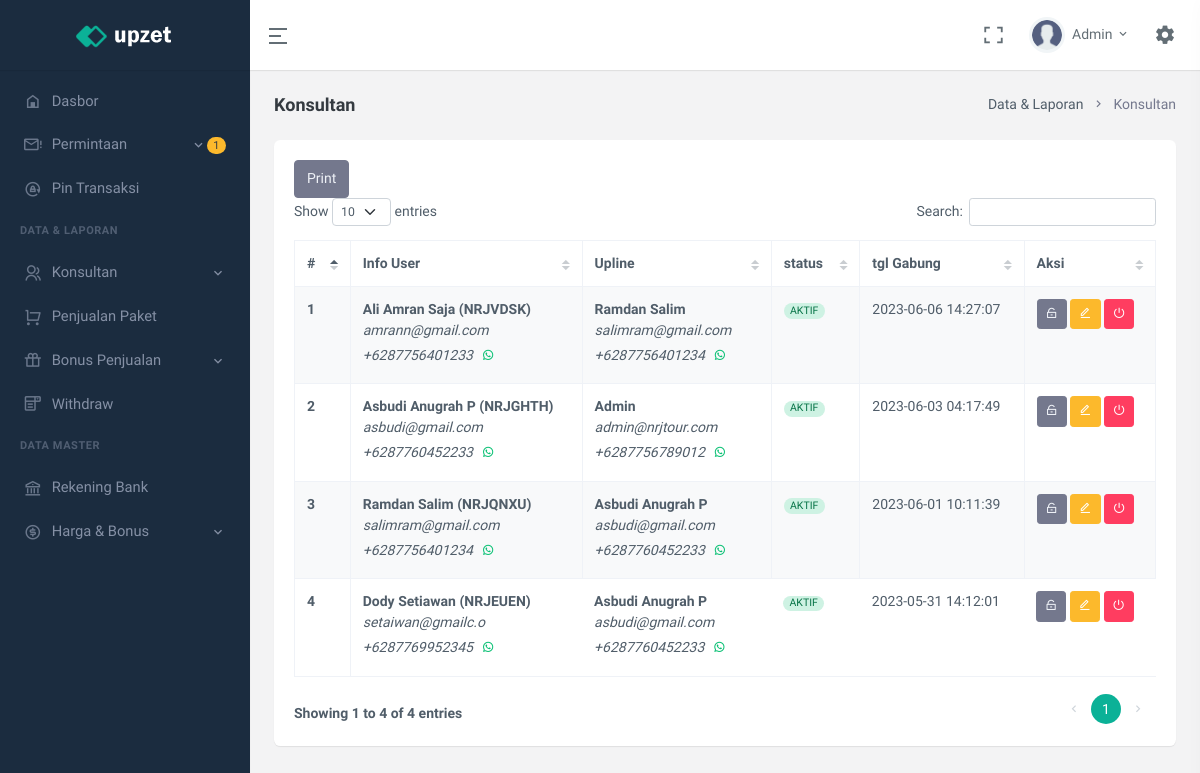
The page /data-member.php (signed in) on the database as committed earlier.
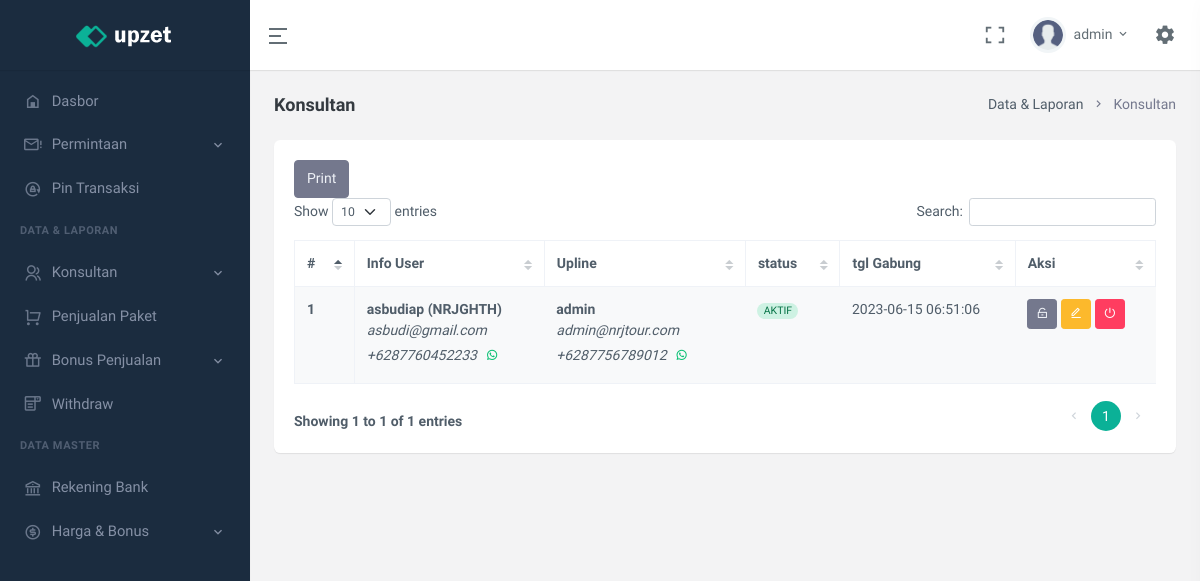
The same page on the database as committed later.
### tables this page shows
CREATE TABLE `user` (
  `id` int(11) UNSIGNED NOT NULL,
  `code_referral` varchar(7) NOT NULL,
  `email` varchar(250) NOT NULL,
  `name` varchar(25) NOT NULL,
  `no_telpn` varchar(25) NOT NULL,
  `password` text NOT NULL,
  `role_user` enum('ADMIN','OWNER','KONSULTAN') NOT NULL DEFAULT 'KONSULTAN',
  `upline` varchar(7) NOT NULL DEFAULT 'ADMIN',
  `status` enum('AKTIF','TIDAK AKTIF') NOT NULL DEFAULT 'TIDAK AKTIF',
  `join_date` datetime NOT NULL
);

### modal/ConnectionsClass.php (called while the page is built, shortened)
<?php
class ConnectionsClass{
    private $servername = "localhost";
    private $username = "root";
    private $password = "";
    private $dbname = "nrj_tour";
    protected function dbConn(){
        $connect = new mysqli($this->servername, $this->username, $this->password, $this->dbname);
        if($connect){
            return $connect;
        }
    }
    protected function dbCheck(?string $tableName = null){
        $sql = "SHOW TABLES LIKE '" . $tableName . "'";
        $exe = $this->dbConn()->query($sql);
        $result = $exe->num_rows;
        return $result;
    }
}
?>

### modal/userClass.php (called while the page is built, shortened)
<?php
class userClass extends ConnectionsClass{
    private $table_name = "user";
    public function __construct(){
        if($this->dbCheck($this->table_name) == 0){
            $sql = "CREATE TABLE " . $this->table_name . " (
                id INT(11) UNSIGNED AUTO_INCREMENT PRIMARY KEY,
                code_referral VARCHAR(7) NOT NULL UNIQUE,
                email VARCHAR(250) NOT NULL UNIQUE,
                name VARCHAR(25) NOT NULL,
                no_telpn VARCHAR(25) NOT NULL UNIQUE,
                password TEXT NOT NULL,
                role_user ENUM('ADMIN','OWNER','KONSULTAN') NOT NULL DEFAULT 'KONSULTAN',
                upline VARCHAR(7) NOT NULL DEFAULT 'ADMIN',
                status ENUM('AKTIF','TIDAK AKTIF') NOT NULL DEFAULT 'TIDAK AKTIF',
                join_date DATETIME NOT NULL
            )";
            $this->dbConn()->query($sql);
            $this->dbConn()->close();
        }
    }
    public function selectUser(?string $param = null, ?string $key1 = null, ?string $key2 = null, ?string $key3 = null, ?string $key4 = null){
        if($param == "oneCondition"){
            $sql = "SELECT * FROM " . $this->table_name . " WHERE " . $key1 . " = '" . $key2 . "' ORDER BY join_date DESC";
        }elseif($param == "checkForUpdate"){
            $sql = "SELECT * FROM " . $this->table_name . " WHERE " . $key1 . " = '" . $key2 . "' AND code_referral <> '" . $key3 . "'";
        }
        $exe = $this->dbConn()->query($sql);
        while($rows = $exe->fetch_assoc()){
            $data[] = $rows;
        }
        $result["data"] = $data;
        $result["nums"] = $exe->num_rows;
        return $result;
    }
}
?>

### config/userLogin.php (called while the page is built, shortened)
<?php
require_once "modal/ConnectionsClass.php";
require_once "modal/dataPenjualanClass.php";
require_once "modal/withdrawClass.php";
require_once "modal/userClass.php";
$userClass = new userClass();
$dataLogin = $userClass->selectUser("oneCondition","code_referral",$_SESSION['id_nrjtour']);
foreach($dataLogin['data'] as $row){
    $name = $row['name'];
    $role_user = $row['role_user'];
}
?>

### modal/withdrawClass.php (called while the page is built, shortened)
<?php
class withdrawClass extends ConnectionsClass{
    private $table_name = "withdraw";
    public function __construct(){
        if($this->dbCheck($this->table_name) == 0){
            $sql = "CREATE TABLE " . $this->table_name . " (
                id INT(11) UNSIGNED AUTO_INCREMENT PRIMARY KEY,
                code_referral VARCHAR(7) NOT NULL,
                nominal DOUBLE NOT NULL,
                status ENUM('PENDING','DITOLAK','SUCCESS') NOT NULL DEFAULT 'PENDING',
                date DATETIME NOT NULL
            )";
            $this->dbConn()->query($sql);
            $this->dbConn()->close();
        }
    }
    public function selectWithdraw(?string $param = null, ?string $key1 = null, ?string $key2 = null){
        if($param == "oneCondition"){
            $sql = "SELECT * FROM " . $this->table_name . " WHERE " . $key1 . " = '" . $key2 . "' ORDER BY date DESC";
        }else{
            $sql = "SELECT * FROM " . $this->table_name . " ORDER BY date DESC";
        }
        $exe = $this->dbConn()->query($sql);
        $result["data"] = $data;
        $result["nums"] = $exe->num_rows;
        return $result;
    }
}
?>

### modal/dataPenjualanClass.php (called while the page is built, shortened)
<?php
class dataPenjualanClass extends ConnectionsClass{
    private $table_name = "data_penjualan";
    public function selectDataPenjualan(?string $param = null, ?string $key1 = null, ?string $key2 = null, ?string $key3 = null, ?string $key4 = null){
        if($param == "oneCondition"){
            $sql = "SELECT * FROM " . $this->table_name . " WHERE " . $key1 . " = '" . $key2 . "' ORDER BY date DESC";
        }elseif($param == "dateUser"){
            $sql = "SELECT * FROM " . $this->table_name . " WHERE perekrut = '" . $key1 . "' AND (date >= '" . $key2 . " 00:00:00' AND date <= '" . $key3 . " 23:59:59') ORDER BY date DESC LIMIT 1";
        }elseif($param == "dateKonsultan"){
            $sql = "SELECT * FROM " . $this->table_name . " WHERE perekrut = '" . $key1 . "' AND (date >= '" . $key2 . " 00:00:00' AND date <= '" . $key3 . " 23:59:59') ORDER BY date DESC";
        }elseif($param == "date"){
            $sql = "SELECT * FROM " . $this->table_name . " WHERE date >= '" . $key1 . " 00:00:00' AND date <= '" . $key2 . " 23:59:59' ORDER BY date DESC";
        }else{
            $sql = "SELECT * FROM " . $this->table_name . " ORDER BY date DESC";
        }
        $exe = $this->dbConn()->query($sql);
        while($rows = $exe->fetch_assoc()){
            $data[] = $rows;
        }
        $result["data"] = $data;
        $result["nums"] = $exe->num_rows;
        return $result;
    }
}
?>

### config/dataMemberConfig.php (the view, shortened to what the rows shown need)
<?php
function dataTable(){
    global $userClass;
    global $role_user;
    $num = 1;
    if($role_user == "KONSULTAN"){
        $data = $userClass->selectUser("oneCondition", "upline", $_SESSION['id_nrjtour']);
    }else{
        $data = $userClass->selectUser("oneCondition", "role_user", "KONSULTAN");
    }
    foreach($data['data'] as $row){
        if($row['status'] == "AKTIF"){
            $btn = '<a href="data-member?user=' . $row['code_referral'] . '&param=suspen" class="btn btn-sm btn-danger"><i class="mx-auto ri-shut-down-line"></i></a>';
        }else{
            $btn = '<a href="data-member?user=' . $row['code_referral'] . '&param=aktif" class="btn btn-sm btn-success"><i class="mx-auto ri-shut-down-line"></i></a>';
        }
        echo '<tr>
                <th> ' . $num++ . ' </th>
                <td>
                    <strong>' . $row['name'] . ' (' . $row['code_referral'] . ')</strong><br>
                    <i>' . $row['email'] . '</i><br>
                    <i>+62' . $row['no_telpn'] . '</i><a href="https://api.whatsapp.com/send?phone=62' . $row['no_telpn'] . '" class="btn btn-sm text-success radius-5"><i class="mx-auto ri-whatsapp-line"></i></a>
                </td>
                <td>
                    <strong>' . dataUser($row['upline'])['name'] . '</strong><br>
                    <i>' . dataUser($row['upline'])['email'] . '<br>
                    +62' . dataUser($row['upline'])['no_telpn'] . '<i><a href="https://api.whatsapp.com/send?phone=62' . dataUser($row['upline'])['no_telpn'] . '" class="btn btn-sm text-success radius-5"><i class="mx-auto  ri-whatsapp-line"></i></a>&nbsp;&nbsp;&nbsp;
                </td>
                <td>' . colorStatus($row['status']) . '</td>
                <td>' . $row['join_date'] . '</td>';
        if($role_user != "KONSULTAN"){
            echo'<td>
                    <a href="data-member?user=' . $row['code_referral'] . '&param=resetpass" class="btn btn-sm btn-secondary"><i class="mx-auto ri-lock-unlock-line"></i></a>
                    <a href="edit-data-member?user=' . $row['code_referral'] . '" class="btn btn-sm btn-warning"><i class="mx-auto ri-edit-line"></i></a>
                    ' . $btn . '
                </td>';
        }
        echo'</tr>';
    }
}
function colorStatus($txt){
    if($txt == "AKTIF"){
        return '<span class="badge rounded-pill alert-success">' . $txt . '</span>';
    }else{
        return '<span class="badge rounded-pill alert-danger">' . $txt . '</span>';
    }
}
function dataUser($idUser){
    global $userClass;
    $data = $userClass->selectUser("oneCondition","code_referral",$idUser);
    foreach($data['data'] as $row){
        $result['name'] = $row['name'];
        $result['email'] = $row['email'];
        $result['no_telpn'] = $row['no_telpn'];
        $result['role_user'] = $row['role_user'];
        $result['upline'] = $row['upline'];
    }
    $result['nums'] = $data['nums'];
    return $result;
}
?>

### partial/topBar.php (shortened to what the rows shown need)
<header id="page-topbar">
    <div class="navbar-header">
        <div class="d-flex">
            <div class="dropdown d-inline-block user-dropdown">
                <button type="button" class="btn header-item waves-effect" id="page-header-user-dropdown"
                    data-bs-toggle="dropdown" aria-haspopup="true" aria-expanded="false">
                    <img class="rounded-circle header-profile-user" src="assets/images/users/avatar-2.png"
                        alt="Header Avatar">
                    <span class="d-none d-xl-inline-block ms-1"><?= explode(" ",$name)[0] ?></span>
                    <i class="mdi mdi-chevron-down d-none d-xl-inline-block"></i>
                </button>
            </div>
        </div>
    </div>
</header>

### partial/sideBar.php (shortened to what the rows shown need)
<?php
    $dataPenjualanClass = new dataPenjualanClass();
    $withdrawClass = new withdrawClass();
?>
<div class="vertical-menu">
    <div data-simplebar class="h-100">
        <div id="sidebar-menu">
            <ul class="metismenu list-unstyled" id="side-menu">
                <?php
                    if($role_user == "ADMIN"){
                        $dataNotif = $dataPenjualanClass->selectDataPenjualan("all");
                        $orderNumPendingNotif = 0;
                        $orderNumPendingPelunansanNotif = 0;
                        foreach($dataNotif['data'] as $row){
                            if($row['status'] == "PENDING"){
                                $orderNumPendingNotif += 1;
                            }elseif($row['status'] == "MENUNGGU KONFIRMASI PELUNASAN"){
                                $orderNumPendingPelunansanNotif += 1;
                            }
                        }
                        $dataWd = $withdrawClass->selectWithdraw("oneCondition", "status", "PENDING");
                        $wdnUMPending = $dataWd['nums'];
                ?>
                    <li>
                        <a href="javascript: void(0);" class="has-arrow waves-effect">
                            <i class="mdi mdi-email-alert-outline"></i>
                            <?php if($orderNumPendingNotif + $orderNumPendingPelunansanNotif + $wdnUMPending > 0){ ?>
                                <span class="badge rounded-pill bg-warning text-dark float-end"><?= $orderNumPendingNotif + $orderNumPendingPelunansanNotif + $wdnUMPending ?></span>
                            <?php } ?>
                            <span>Permintaan</span>
                        </a>
                    </li>
                <?php } ?>
            </ul>
        </div>
    </div>
</div>

Rows that differ between the two databases and show on the page:
removed user: name "Ali Amran Saja", code_referral "NRJVDSK", email "amrann@gmail.com", no_telpn "87756401233", name "Ramdan Salim", email "salimram@gmail.com", no_telpn "87756401234", status "AKTIF", join_date "2023-06-06 14:27:07"
removed user: name "Asbudi Anugrah P", code_referral "NRJGHTH", email "asbudi@gmail.com", no_telpn "87760452233", name "Admin", email "admin@nrjtour.com", no_telpn "87756789012", status "AKTIF", join_date "2023-06-03 04:17:49"
removed user: name "Ramdan Salim", code_referral "NRJQNXU", email "salimram@gmail.com", no_telpn "87756401234", name "Asbudi Anugrah P", email "asbudi@gmail.com", no_telpn "87760452233", status "AKTIF", join_date "2023-06-01 10:11:39"
removed user: name "Dody Setiawan", code_referral "NRJEUEN", email "setaiwan@gmailc.o", no_telpn "87769952345", name "Asbudi Anugrah P", email "asbudi@gmail.com", no_telpn "87760452233", status "AKTIF", join_date "2023-05-31 14:12:01"
changed user: name "Admin" → "admin"; role_user "1" → (not shown)
added user: name "asbudiap", code_referral "NRJGHTH", email "asbudi@gmail.com", no_telpn "87760452233", name "admin", email "admin@nrjtour.com", no_telpn "87756789012", status "AKTIF", join_date "2023-06-15 06:51:06"
Other text that changed with them:
text written by a page script: "Show entries Search: Showing 1 to 4 of 4 entries 1" → "Show entries Search: Showing 1 to 1 of 1 entries 1"
